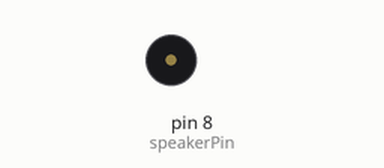
Recording of a sketch running on a simulated Arduino Uno, built with avr-gcc and run on an emulated ATmega328P. Shown: buzzer (waves = sounding).

Above: at 0.4 s.
Timing chart, 0 to 1.9 s (numbered marks = the images above):
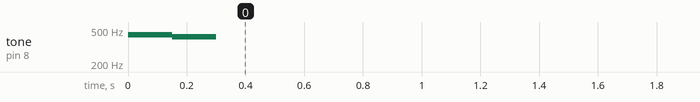

The sketch:

PlayMelody.ino
```cpp
// original code from https://learn.adafruit.com/adafruit-arduino-lesson-10-making-sounds/playing-a-scale
// edits made by Olivia Whitman

int speakerPin = 8;

int numTones = 2; /*10;*/
int tones[] = {440, 415}; //warning tone
//int tones[] = {261, 277, 294, 311, 330, 349, 370, 392, 415, 440};*/
//            mid C  C#   D    D#   E    F    F#   G    G#   A

void setup()
{
  for (int i = 0; i < numTones; i++)
  {
    tone(speakerPin, tones[i]);
    delay(150);
  }
  noTone(speakerPin);
}

void loop()
{
}
```
